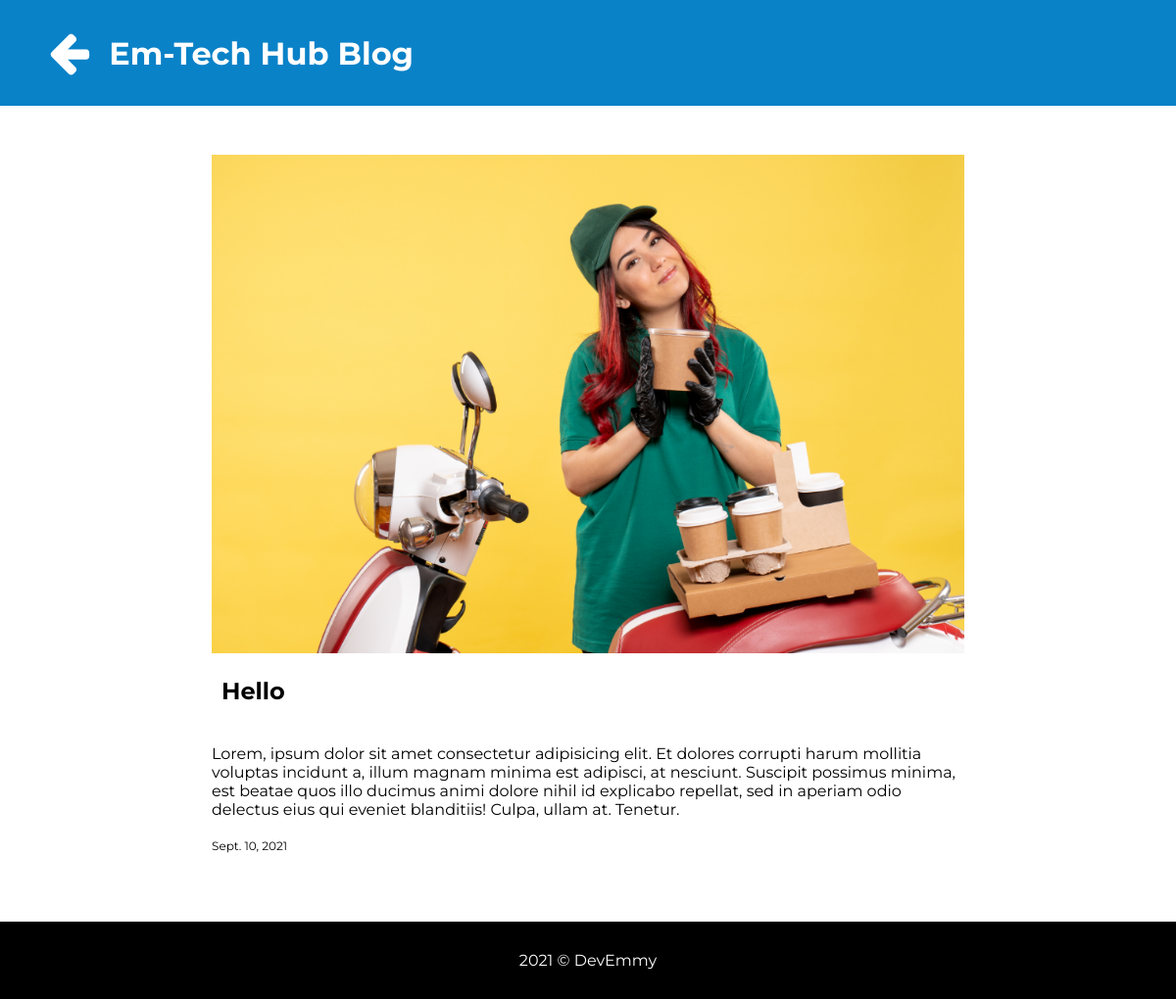
Screenshot of /details/3 with the database file from the repository.
### blog/models.py (models this page shows, shortened)
class Post(models.Model):
    description = models.CharField(max_length=1200)
    image = models.ImageField(null=True, upload_to = 'images')
    title = models.CharField(max_length=200)
    date_pub = models.DateField()
    likes = models.IntegerField()
    dislikes = models.IntegerField()

### blog/views.py (the view)
# urls.py: path('details/<int:post_id>', details, name='details')
def details(request, post_id):
    post = Post.objects.get(id=post_id)
    context = {'post':post}
    return render(request, 'blog/detail.html', context)

### blog/templates/blog/detail.html (shortened to what this page needs)
{% load static %}
<!DOCTYPE html>
<html lang="en">
<head>
    <link rel="stylesheet" href="{% static 'styles/style.css' %}">
    <link rel="stylesheet" href="https://cdnjs.cloudflare.com/ajax/libs/font-awesome/4.7.0/css/font-awesome.min.css">
</head>
<body>
    <header>
       <a href="/"><i class="fa fa-arrow-left" style="font-size:48px;color:white"></i></a> <h1>Em-Tech Hub Blog</h1>
    </header>
    <div class="container">
        <div class="post-content">
            <img src='{{ post.image.url }}' alt="">
            <div class="text">
                    <h2> {{ post.title }}</h2>
                <p class="description">{{ post.description }}</p>
                <p class="date">{{ post.date_pub }}</p>
            </div>
        </div>
    </div>
    <footer>
        <p>2021 &copy; DevEmmy</p>
    </footer>
</body>
</html>

### blog/static/styles/style.css (style rules this page uses)
* { margin: 0; padding: 0; box-sizing: border-box; font-family: 'Montserrat', Verdana; }
header { background: rgb(10,130,200); padding: 30px 50px; display: flex; align-items: center; }
.fa { cursor: pointer; }
header h1 { color: white; padding: 0 20px; }
.container { width: 80%; margin: 30px auto; display: flex; align-items: center; justify-content: space-evenly; flex-wrap: wrap; }
.date { font-size: 12px; }
.post-content { width: 80%; margin: 20px auto; }
.post-content img { width: 100%; height: auto; }
.post-content .text h2 { padding: 20px 10px; }
.description { padding: 20px 0; }
a { text-decoration: none; color: white; }
footer { width: 100%; background-color: black; margin-top: 50px; }
footer p { text-align: center; padding: 30px 0; color: white; }

### rows the page displays
Post: image (picture), title "Hello", description "Lorem, ipsum dolor sit amet consectetur adipisicing elit. Et dolores corrupti harum mollitia voluptas incidunt a, illum magnam minima est adipisci, at nesciunt. Suscipit possimus minima, est beatae quos illo ducimus animi dolore nihil id explicabo repellat, sed in aperiam odio delectus eius qui eveniet blanditiis! Culpa, ullam at. Tenetur.", date_pub "Sept. 10, 2021"
